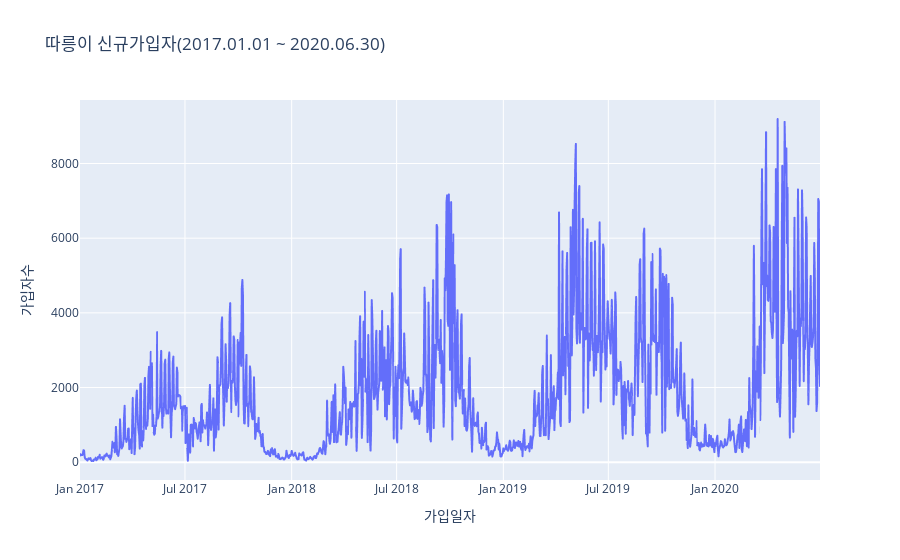

This figure's notebook cell:
### Code cell
plot_line(intotal_user, '따릉이 신규가입자(2017.01.01 ~ 2020.06.30)', '가입일자', '가입자수')

### Figure 1 — Plotly figure (JSON) as saved in the notebook; plotly's stock layout.template omitted (floating-point values rounded to 4 significant figures; data arrays with more than 128 entries replaced by an {"elided": "..."} marker saying what was removed)
{"data": [{"hovertemplate": "가입일자=%{x}<br>가입자수=%{y}<extra></extra>", "legendgroup": "", "line": {"color": "#636efa", "dash": "solid"}, "mode": "lines", "name": "", "showlegend": false, "type": "scattergl", "x": {"elided": "1275 str values"}, "xaxis": "x", "y": {"elided": "1275 int values"}, "yaxis": "y"}], "layout": {"legend": {"tracegroupgap": 0}, "title": {"text": "따릉이 신규가입자(2017.01.01 ~ 2020.06.30)"}, "xaxis": {"anchor": "y", "domain": [0, 1], "title": {"text": "가입일자"}}, "yaxis": {"anchor": "x", "domain": [0, 1], "title": {"text": "가입자수"}}}}
